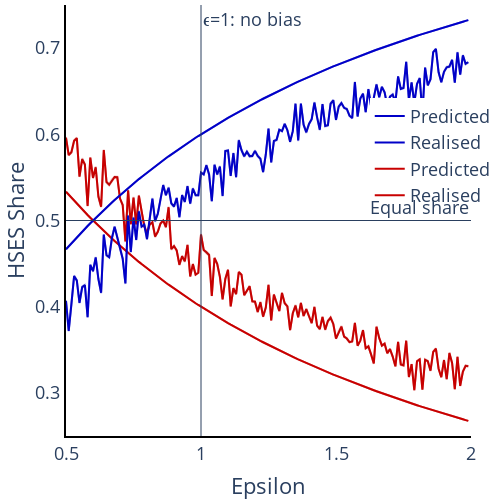

Notebook source saved alongside this figure:
### Markdown cell above
### Epsilon HSES Share

### Code cell
HSESL_epsilon_rho125 = plotly_lines.plot_MTO_sim_results(plotly_lines(), data=df_eps[df_eps['rho'] == 1.25], x_var='epsilon', y_var='H_Share_L', x_range=[0.5,2], y_range=[0,1], x_title='Epsilon', y_title='Exposure', with_predicted=True, colors=['rgba(200,0,0,1)', 'rgba(200,0,0,1)'], legend_text='Low')

HSESH_epsilon_rho125 = plotly_lines.plot_MTO_sim_results(plotly_lines(), data=df_eps[df_eps['rho'] == 1.25], x_var='epsilon', y_var='H_Share_H', x_range=[0.5,2], y_range=[0,1], x_title='Epsilon', y_title='Exposure', with_predicted=True, colors=['rgba(0,0,200,1)', 'rgba(0,0,200,1)'], legend_text='High')


fig_HSES_epsilon = go.Figure(data = HSESL_epsilon_rho125.data + HSESH_epsilon_rho125.data)

fig_HSES_epsilon.update_layout(
    title = None, 
    font=dict(size = 18),
    xaxis_title = 'Epsilon', 
    yaxis_title = 'HSES Share',
    width = 500, height = 500,
    showlegend = True, 
    legend=dict(x=0.75,y=0.65),
    legend_title_text = '',
    xaxis_range = [0.5,2],
    yaxis_range = [0.25,0.75],
    margin=dict(b=5,l=5,r=5,t=5),
    xaxis = dict(showgrid = False, showline = True, linecolor = 'rgb(0,0,0)', linewidth = 2), 
    yaxis = dict(showgrid = False, showline = True, linecolor = 'rgb(0,0,0)', linewidth = 2),
    plot_bgcolor='rgba(0,0,0,0)')


fig_HSES_epsilon.add_hline(y=0.5, line_width=1, annotation_text = 'Equal share')
fig_HSES_epsilon.add_vline(x=1, line_width=1, annotation_text = 'ϵ=1: no bias')

### Figure 1 — Plotly figure (JSON) as saved in the notebook; plotly's stock layout.template omitted (floating-point values rounded to 4 significant figures; data arrays with more than 128 entries replaced by an {"elided": "..."} marker saying what was removed)
{"data": [{"line": {"color": "rgba(200,0,0,1)", "width": 2}, "mode": "lines", "name": "Realised", "showlegend": true, "type": "scatter", "x": {"elided": "150 float values"}, "y": {"elided": "150 float values"}}, {"line": {"color": "rgba(200,0,0,0.25)", "width": 2}, "mode": "lines", "showlegend": false, "type": "scatter", "x": {"elided": "150 float values"}, "y": {"elided": "150 float values"}}, {"fill": "tonexty", "fillcolor": "rgba(68, 68, 68, 0.2)", "line": {"color": "rgba(200,0,0,0.25)", "width": 2}, "mode": "lines", "showlegend": false, "type": "scatter", "x": {"elided": "150 float values"}, "y": {"elided": "150 float values"}}, {"line": {"color": "rgba(200,0,0,1)", "width": 2}, "mode": "lines", "name": "Predicted", "showlegend": true, "type": "scatter", "x": {"elided": "150 float values"}, "y": {"elided": "150 float values"}}, {"line": {"color": "rgba(200,0,0,0.25)", "width": 2}, "mode": "lines", "showlegend": false, "type": "scatter", "x": {"elided": "150 float values"}, "y": {"elided": "150 float values"}}, {"fill": "tonexty", "fillcolor": "rgba(68, 68, 68, 0.2)", "line": {"color": "rgba(200,0,0,0.25)", "width": 2}, "mode": "lines", "showlegend": false, "type": "scatter", "x": {"elided": "150 float values"}, "y": {"elided": "150 float values"}}, {"line": {"color": "rgba(0,0,200,1)", "width": 2}, "mode": "lines", "name": "Realised", "showlegend": true, "type": "scatter", "x": {"elided": "150 float values"}, "y": {"elided": "150 float values"}}, {"line": {"color": "rgba(0,0,200,0.25)", "width": 2}, "mode": "lines", "showlegend": false, "type": "scatter", "x": {"elided": "150 float values"}, "y": {"elided": "150 float values"}}, {"fill": "tonexty", "fillcolor": "rgba(68, 68, 68, 0.2)", "line": {"color": "rgba(0,0,200,0.25)", "width": 2}, "mode": "lines", "showlegend": false, "type": "scatter", "x": {"elided": "150 float values"}, "y": {"elided": "150 float values"}}, {"line": {"color": "rgba(0,0,200,1)", "width": 2}, "mode": "lines", "name": "Predicted", "showlegend": true, "type": "scatter", "x": {"elided": "150 float values"}, "y": {"elided": "150 float values"}}, {"line": {"color": "rgba(0,0,200,0.25)", "width": 2}, "mode": "lines", "showlegend": false, "type": "scatter", "x": {"elided": "150 float values"}, "y": {"elided": "150 float values"}}, {"fill": "tonexty", "fillcolor": "rgba(68, 68, 68, 0.2)", "line": {"color": "rgba(0,0,200,0.25)", "width": 2}, "mode": "lines", "showlegend": false, "type": "scatter", "x": {"elided": "150 float values"}, "y": {"elided": "150 float values"}}], "layout": {"annotations": [{"showarrow": false, "text": "Equal share", "x": 1, "xanchor": "right", "xref": "x domain", "y": 0.5, "yanchor": "bottom", "yref": "y"}, {"showarrow": false, "text": "ϵ=1: no bias", "x": 1, "xanchor": "left", "xref": "x", "y": 1, "yanchor": "top", "yref": "y domain"}], "font": {"size": 18}, "height": 500, "legend": {"title": {"text": ""}, "x": 0.75, "y": 0.65}, "margin": {"b": 5, "l": 5, "r": 5, "t": 5}, "plot_bgcolor": "rgba(0,0,0,0)", "shapes": [{"line": {"width": 1}, "type": "line", "x0": 0, "x1": 1, "xref": "x domain", "y0": 0.5, "y1": 0.5, "yref": "y"}, {"line": {"width": 1}, "type": "line", "x0": 1, "x1": 1, "xref": "x", "y0": 0, "y1": 1, "yref": "y domain"}], "showlegend": true, "title": {}, "width": 500, "xaxis": {"linecolor": "rgb(0,0,0)", "linewidth": 2, "range": [0.5, 2], "showgrid": false, "showline": true, "title": {"text": "Epsilon"}}, "yaxis": {"linecolor": "rgb(0,0,0)", "linewidth": 2, "range": [0.25, 0.75], "showgrid": false, "showline": true, "title": {"text": "HSES Share"}}}}
